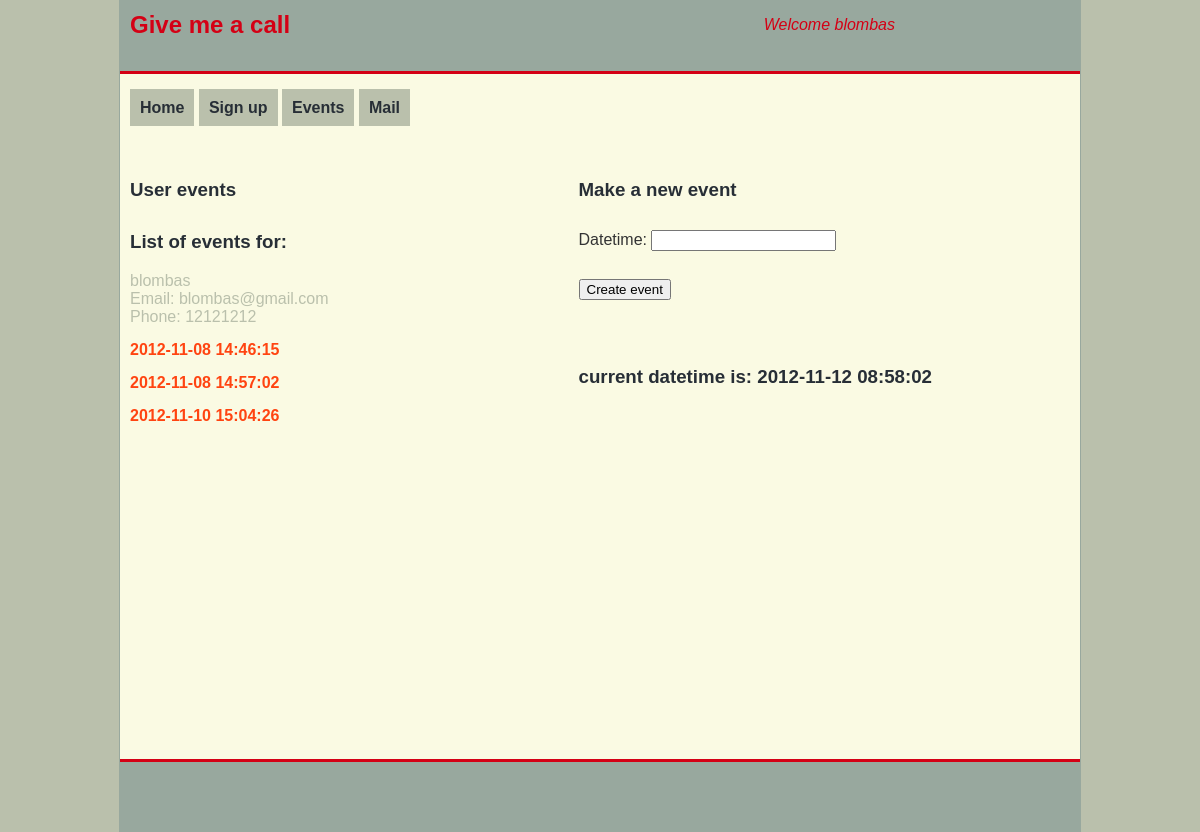
Page /events.php (signed in) on the committed database.
### tables this page shows
CREATE TABLE IF NOT EXISTS `users` (
  `id` int(11) unsigned NOT NULL AUTO_INCREMENT,
  `name` varchar(50) NOT NULL DEFAULT '',
  `email` varchar(100) NOT NULL DEFAULT '',
  `phone` int(11) NOT NULL,
  `password` varchar(64) NOT NULL,
  PRIMARY KEY (`id`)
);

CREATE TABLE IF NOT EXISTS `events` (
  `id` int(11) unsigned NOT NULL AUTO_INCREMENT,
  `datetime` datetime NOT NULL,
  `user_id` int(11) unsigned NOT NULL,
  `email_state` int(11) NOT NULL,
  PRIMARY KEY (`id`),
  KEY `user_id` (`user_id`)
);

### events.php (the view, shortened to what this page needs)
<?php
 	include ('includes/header.php');
 	require ('includes/functions.php');
	if($_SERVER['REQUEST_METHOD'] == 'GET')
	{
		if(isset($_SESSION['loggedin']))
		{
			$userid = get_user_id($_SESSION['username']);
			$user_array = get_user($userid);
			$hcard = get_hcard($user_array);
			$user_event = get_user_event($userid);
		}
		else
		{
			echo "<p style=\"color:red;\">Please login to see or create events.</p>";
		}
	}
 ?>
	<div id="content">
		<div id="events">
			<h3>User events</h3>
			<?php
			if (!empty($_SESSION['username']) && !empty($hcard))
			{
				echo "<h3>List of events for:</h3>" . $hcard;
			}
			if(!empty($user_event))
			{
				foreach($user_event as $array=>$mydate)
				{
					$value1 = "";
					foreach($mydate as $mytime=>$value)
					{
						if($value != $value1)
						{
							echo "<h4>" . htmlspecialchars($value) . "</h4>";
						}
						$value1 = $value;
					}
				}
			}
	 		?>
		</div>
		<div id="newEvent">
			<h3>Make a new event</h3>
			<form action="" method="post">
				<label for="date">Datetime: </label>
				<input name="date" id="date" type="datetime"><br><br>
				<input type="submit" value="Create event">
			</form><br><br>
			<?php
			 $today = new Datetime('now');
			 $today = $today->format('Y-m-d H:i:s');
			 echo '<h3> current datetime is: ' . $today . "</h3>";
			 ?>
		</div>
	</div>
<?php include ('includes/footer.php') ?>

### includes/header.php (shortened to what this page needs)
<!DOCTYPE html >
<html>
<head>
	<link rel="stylesheet" type="text/css" href="./style.css" media="screen" />
</head>
<body>
    <div id="wrapper">
		<div id="header">
			<?php
			if(isset($_SESSION['loggedin']))
			{
				echo "<p id=\"username\"> Welcome " . htmlspecialchars($_SESSION['username']) . "</p>";
			}
			?>
			<h2>Give me a call</h2>
		</div>
		<div id="nav">
			<a href="index.php">Home</a>
		    <a href="signup.php">Sign up</a>
		    <a href="events.php">Events</a>
		    <a href="mail.php">Mail</a>
		</div>

### includes/functions.php (shortened to what this page needs)
<?php
if(!function_exists('get_user($id)'))
{
	function get_user($id)
	{
		try
		{
			$conn = new PDO('mysql:host=localhost;dbname=event_db', 'root', '');
			$conn->setAttribute(PDO::ATTR_ERRMODE, PDO::ERRMODE_EXCEPTION);
			$stmt = $conn->prepare('select * from users where id = :my_user');
			$stmt->bindParam(':my_user', $id, PDO::PARAM_INT);
			$stmt->execute();
			$row = $stmt->fetch();
			return $row;
		}
		catch(PDOException $e)
		{
			echo 'Error: ' . $e->getMessage();
		}
	}
}
if(!function_exists('get_user_id'))
{
	function get_user_id($name)
	{
		try
		{
			$conn = new PDO('mysql:host=localhost;dbname=event_db', 'root', '');
		  	$conn->setAttribute(PDO::ATTR_ERRMODE, PDO::ERRMODE_EXCEPTION);
			$stmt = $conn->prepare('select id from users where name = :name');
	  		$stmt->bindParam(':name', $name, PDO::PARAM_STR);
	  		$stmt->execute();
	  		$row = $stmt->fetch();
	  		$id = $row[0];
	  		return $id;
		}
		catch(PDOException $e)
		{
			echo 'Error: ' . $e->getMessage();
		}
	}
}
if(!function_exists('get_user_event'))
{
	function get_user_event($id)
	{
		try
		{
			$conn = new PDO('mysql:host=localhost;dbname=event_db', 'root', '');
		  	$conn->setAttribute(PDO::ATTR_ERRMODE, PDO::ERRMODE_EXCEPTION);
			$stmt = $conn->prepare('select datetime from events where user_id = :id order by datetime');
	  		$stmt->bindParam(':id', $id, PDO::PARAM_INT);
	  		$stmt->execute();
	  		$row = $stmt->fetchAll();
	  		return $row;
		}
		catch(PDOException $e)
		{
			echo 'Error: ' . $e->getMessage();
		}
	}
}
if(!function_exists('get_hcard'))
{
	function get_hcard($user_array)
	{
		extract($user_array);
		$name = htmlspecialchars($name);
		$email = htmlspecialchars($email);
		$phone = htmlspecialchars($phone);
		$hcard = <<<EOT
			<div class="vcard">
			<span class="fn"> $name </span><br>
			<span class="email"> Email: $email</span><br>
			<span class="tel">Phone: $phone</span>
			</div>
EOT;
		return $hcard;
	}
}
?>

### includes/footer.php
		<div id="footer">
		</div>
    </div>
</body>
</html>

### style.css (style rules this page uses)
html, body, ul, ol, li, form { margin: 0; padding: 0; }
h1, h2, h3, h4, h5, h6, p, a { margin-top: 0; }
body { background-color:#BAC0AC ; font-family: georgia,sans-serif; color:#333; margin:0; padding:0; }
h1, h2, h3, h5, h6, p, a { color: #272E36; }
h4 { color: #D40015; }
li, input { margin-top: 10px; }
#wrapper { width:960px; background-color:#FAFAE3; margin:0 auto; border-left:1px solid #98A89E; border-right:1px solid #98A89E; }
#header { width:960px; height:70px; background-color:#98A89E; margin:0 auto; margin-bottom:25px; border-bottom:3px solid #D40015; border-top:1px solid #98A89E; }
#header h2 { color: #D40015; padding:10px; }
#nav { width:960px; height:40px; padding-left: 10px; }
#nav a { display:inline; padding:10px; text-decoration:none; color: #272E36; font-weight: bolder; background-color:#BAC0AC; }
#content { width:940px; min-height: 600px; padding:10px; }
#events { float: left; }
#events h3 { margin-top: 30px; color: #272E36 ; }
#events h4 { margin-top: 15px; margin-bottom: 0px; color: #FF4411; }
#newEvent { float: left; margin-left: 250px; }
#newEvent h3 { margin-top: 30px; color: #272E36 ; }
.vcard { color: #BAC0AC; }
#footer { clear:both; width:960px; height:70px; background-color:#98A89E; border-top:3px solid #D40015; }
#username { float:right; margin-top: 15px; margin-right: 185px; color:#D40015; font-style:italic; font-weight: 400; }

### rows in the picture
users: name "blombas", email "blombas@gmail.com", phone "12121212"
events: datetime "2012-11-08 14:46:15"
events: datetime "2012-11-08 14:57:02"
events: datetime "2012-11-10 15:04:26"

### other values in the picture
$_SESSION['username'] "blombas"
$today "2012-11-12 08:58:02"
